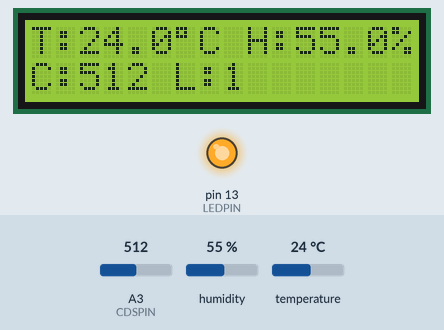
This sketch was run on a simulated Arduino Uno, built with avr-gcc and run on an emulated ATmega328P. On the bench: 16×2 character LCD, output pins drawn as LEDs (lit = HIGH). The inputs (shaded band) are chosen by the test bench; at power-on: humidity 55 %, A3 (CDSPIN) = 512, temperature 24 °C.

Above: at 1.2 s.
1.3 s: humidity set to 22 %
At 3.5 s:
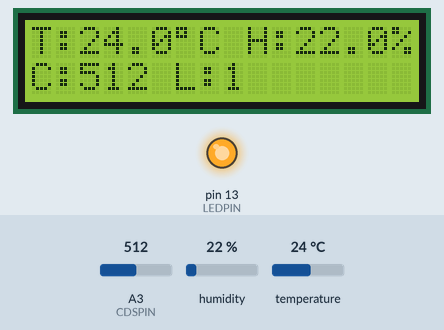
3.8 s: A3 (CDSPIN) set to 716
At 4.2 s:
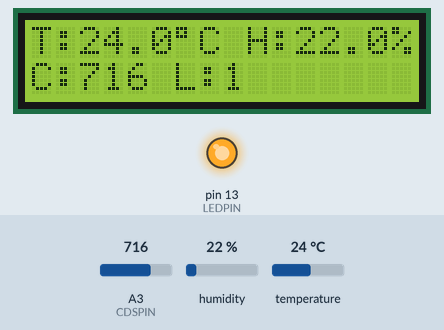
5.3 s: temperature set to 12 °C
At 7.3 s:
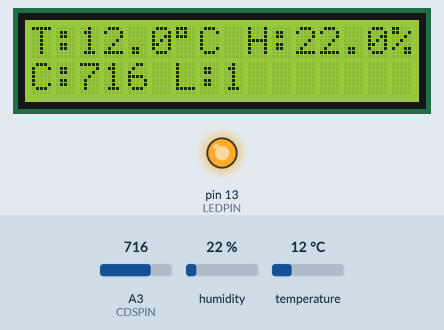
8.0 s: A3 (CDSPIN) set to 900
At 9.0 s:
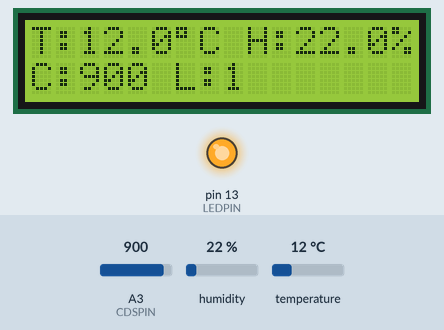
9.6 s: humidity set to 40 %
At 12.0 s:
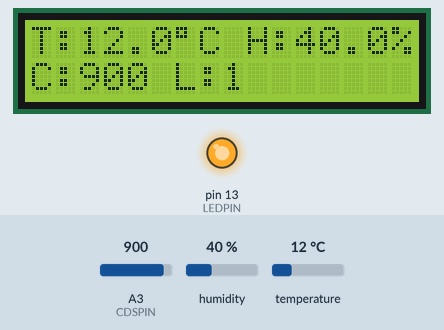
12.3 s: A3 (CDSPIN) set to 1023
At 12.6 s:
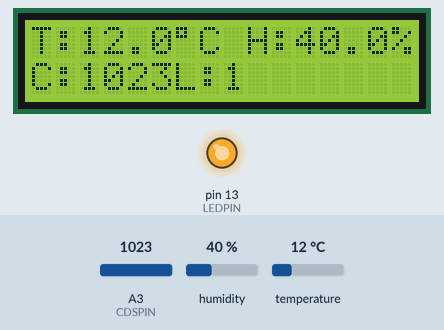
Timing chart, 0 to 14.8 s (numbered marks = the images above; inputs shaded):
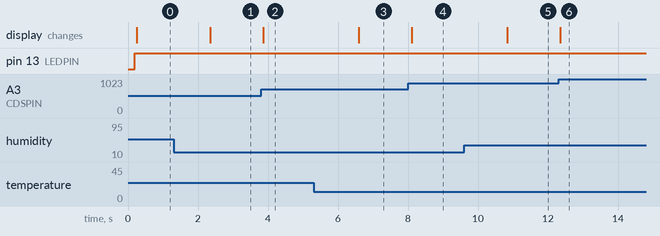

The sketch:

Timer_CDS_DHT_LED_LCD.ino
```cpp
#include <Timer.h>
#include <Wire.h>
#include <LiquidCrystal_I2C.h>
#include "DHT.h"

#define DHTTYPE DHT11
#define DHTPIN 4
#define CDSPIN A3
#define LEDPIN 13
#define CDSMAX 100

Timer t;      // 時間物件
float temp;   // 溫度
float humd;   // 濕度
int cdsValue; // cds 資料
int ledOnOff; // 1:HIGH(on), 0:LOW(Off)
float pre_temp;   // 前一個 溫度
float pre_humd;   // 前一個 濕度
int pre_cdsValue; // 前一個 cds 資料
int pre_ledOnOff; // 前一個 1:HIGH(on), 0:LOW(Off)

LiquidCrystal_I2C lcd(0x27, 16, 2);
DHT dht(DHTPIN, DHTTYPE);

void setup() {
  Serial.begin(9600);

  // 腳位定義
  pinMode(LEDPIN, OUTPUT);
  pinMode(CDSPIN, INPUT_PULLUP);

  // 設備初始
  dht.begin();
  lcd.init();
  lcd.backlight();
  lcd.clear();
  lcd.setCursor(0, 0);
  lcd.print("T:00.0\337C H:00.0%");
  lcd.setCursor(0, 1);
  lcd.print("C:000 L:0");

  // 輪詢服務
  t.every(100, cds_read);
  t.every(100, dht_read);
  t.every(100, lcd_display);
}

void loop() {
  t.update();
}

void cds_read() {
  cdsValue = analogRead(CDSPIN);
  if(cdsValue > CDSMAX) {
    digitalWrite(LEDPIN, HIGH);
  } else {
    digitalWrite(LEDPIN, LOW);
  }
  ledOnOff = digitalRead(LEDPIN);
}

void dht_read() {
  float hu = dht.readHumidity();
  float te = dht.readTemperature();
  if (isnan(hu) || isnan(te)) {
    return;
  }
  temp = te;
  humd = hu;
}

void lcd_display() {
  // T:00.0\337C H:00.0%
  if(temp != pre_temp) {
    lcd.setCursor(2, 0);
    lcd.print("    ");
    lcd.setCursor(2, 0);
    lcd.print(temp, 1);
    pre_temp = temp;
  }

  if(humd != pre_humd) {
    lcd.setCursor(11, 0);
    lcd.print("    ");
    lcd.setCursor(11, 0);
    lcd.print(humd, 1);
    pre_humd = humd;
  }
  // C:000 L:0
  if(cdsValue != pre_cdsValue) {
    lcd.setCursor(2, 1);
    lcd.print("    ");
    lcd.setCursor(2, 1);
    lcd.print(cdsValue);
    pre_cdsValue = cdsValue;
  }
  if(ledOnOff != pre_ledOnOff) {
    lcd.setCursor(8, 1);
    lcd.print("  ");
    lcd.setCursor(8, 1);
    lcd.print(ledOnOff, 1);
    pre_ledOnOff = ledOnOff;
  }
}
```

Measured:
- after the input at 1.3 s, the display: changes after 1.0 s (image 1)
- after the input at 3.8 s, the display: changes after 0.06 s (image 2)
- after the input at 5.3 s, the display: changes after 1.3 s (image 3)
- after the input at 8.0 s, the display: changes after 0.11 s (image 4)
- after the input at 9.6 s, the display: changes after 1.2 s (image 5)
- after the input at 12.3 s, the display: changes after 0.05 s (image 6)
